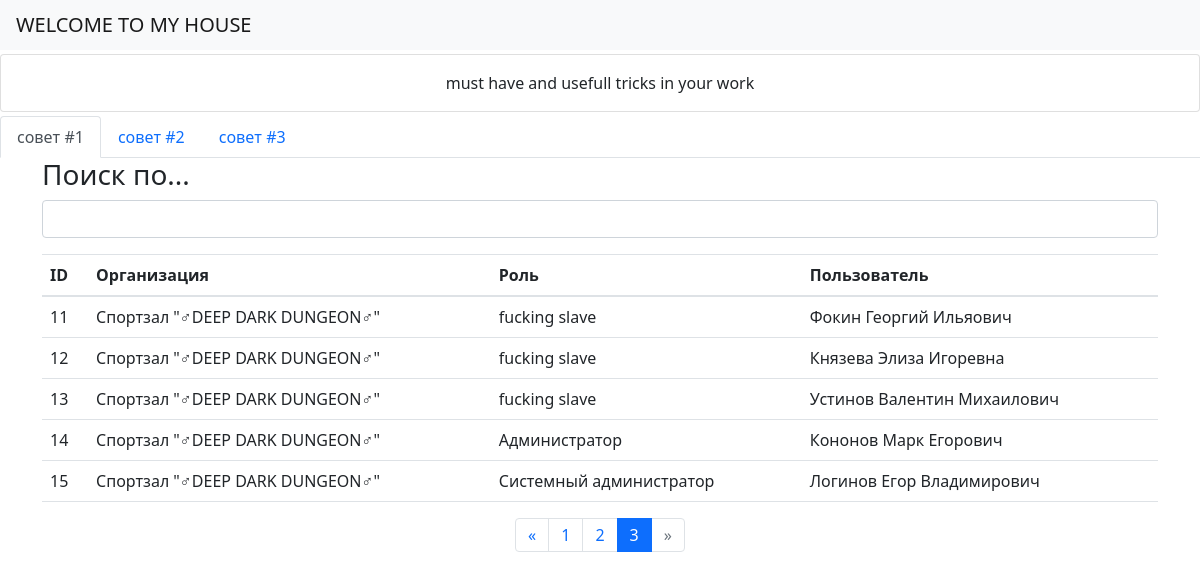
Page /advice_zone/?page=3 on the committed database.
### webmain/models.py (models this page shows)
class AdviceMode(models.Model):
    class Meta:
        ordering = ['id', ]
        verbose_name = 'Совет'
        verbose_name_plural = 'Совет'
    name = models.CharField('Название', max_length=100, null=True, blank=True)
    def __str__(self):
        return self.name

class TicketMode(models.Model):
    class Meta:
        ordering = ['id', ]
        verbose_name = 'Подсказка'
        verbose_name_plural = 'Подсказка'
    name = models.CharField('Название', max_length=100, null=True, blank=True)
    navzone = models.CharField('Содержание', max_length=10, null=True, blank=True)
    def __str__(self):
        return self.navzone

### webcontainer/models.py (models this page shows, shortened)
class ConnectionTableMode(models.Model):
    class Meta:
        ordering = ['id', ]
        verbose_name = 'Организация-Роль-Пользователь'
        verbose_name_plural = 'Организация-Роль-Пользователь'
    organizations = models.ForeignKey(OrganizationTableMode, verbose_name='Организация', on_delete=models.CASCADE,
                                      null=True, blank=True)
    roles = models.ForeignKey(RoleTableMode, verbose_name='Роль', on_delete=models.CASCADE, null=True, blank=True)
    users = models.ForeignKey(UserTableMode, verbose_name='Пользователь', on_delete=models.CASCADE, null=True,
                              blank=True)

class OrganizationTableMode(models.Model):
    class Meta:
        ordering = ['id', ]
        verbose_name = 'Организация'
        verbose_name_plural = 'Организация'
    name = models.CharField('Название организации', max_length=100, null=False, blank=False)
    def __str__(self):
        return self.name

class RoleTableMode(models.Model):
    class Meta:
        ordering = ['id', ]
        verbose_name = 'Роль'
        verbose_name_plural = 'Роль'
    name = models.CharField('Название роли', max_length=100, null=False, blank=False)
    def __str__(self):
        return self.name

class UserTableMode(models.Model):
    class Meta:
        ordering = ['id', ]
        verbose_name = 'Пользователь'
        verbose_name_plural = 'Пользователь'
    firstname = models.CharField('Фамилия', max_length=25, null=False, blank=False)
    mainname = models.CharField('Имя', max_length=20, null=False, blank=False)
    lastname = models.CharField('Отчество', max_length=25, null=True, blank=True)
    def __str__(self):
        return self.firstname + ' ' + self.mainname + ' ' + self.lastname

### webmain/views.py (the view)
# urls.py: path('advice_zone/', advice_home, name='advice_home'),
def advice_home(request):
    mainticket = TicketMode.objects.filter(id=1)
    secondaryticket = TicketMode.objects.filter(~Q(id=1))
    sett_search = {}
    datalist = ConnectionTableMode.objects.filter()
    if request.GET.get('search_name'):
        sett_search['search_name'] = request.GET.get('search_name')
        datalist = datalist.filter(Q(organizations__name__icontains=request.GET.get('search_name')) |
                                   Q(roles__name__icontains=request.GET.get('search_name')) |
                                   Q(users__firstname__icontains=request.GET.get('search_name')))
    else:
        datalist = datalist[0:50]
    page = request.GET.get('page', 1)
    paginator = Paginator(datalist, 5)
    try:
        datausers = paginator.page(page)
    except PageNotAnInteger:
        datausers = paginator.page(1)
    except EmptyPage:
        datausers = paginator.page(paginator.num_pages)
    return render(request, 'webmain/securitycontainPR/htmladvice.html',
                  {'mainticket': mainticket, 'secondaryticket': secondaryticket, 'advicelist': advicelist,
                   'datausers': datausers, 'sett_search': sett_search, })

### webmain/templates/webmain/securitycontainPR/htmladvice.html
{% extends 'home.html' %}
{% block content %}
    <div class="card mt-1 mb-1">
        {% if advicelist %}
            <div class="card-body text-center">{{ advicelist.1 }}</div>
        {% endif %}
    </div>
    <nav>
        <div class="nav nav-tabs" id="nav-tab" role="tablist">
            {% for i in mainticket %}
                <a class="nav-link active" id="{{ i.navzone }}-tab" data-toggle="tab" href="#{{ i.navzone }}" role="tab"
                   aria-controls="{{ i.navzone }}" aria-selected="true">{{ i.name }}</a>
            {% endfor %}
            {% for i in secondaryticket %}
                <a class="nav-link" id="{{ i.navzone }}-tab" data-toggle="tab" href="#{{ i.navzone }}" role="tab"
                   aria-controls="{{ i.navzone }}" aria-selected="false">{{ i.name }}</a>
            {% endfor %}
        </div>
    </nav>
    <div class="tab-content" id="nav-tabContent">
        {% include 'webmain/content/htmlnavcontent.html' %}
    </div>
{% endblock %}

### webmain/templates/webmain/content/htmlnavcontent.html (shortened to what this page needs)
{% for i in mainticket %}
    <div class="tab-pane fade show active" id="{{ i.navzone }}" role="tabpanel"
         aria-labelledby="{{ i.navzone }}-tab">{% include 'webmain/securitycontainPR/containerADV/htmltable.html' %}
    </div>
{% endfor %}

### webmain/templates/webmain/securitycontainPR/containerADV/htmltable.html (shortened to what this page needs)
{% block content %}
    <form action="" class="container">
        <h3>Поиск по...</h3>
        <div class="mb-3">
            <input value="{{ sett_search.search_name }}" name="search_name" class="form-control" type="text">
        </div>
        <table class="table table-hover">
            <thead>
            <tr>
                <th scope="col">ID</th>
                <th scope="col">Организация</th>
                <th scope="col">Роль</th>
                <th scope="col">Пользователь</th>
            </tr>
            </thead>
            <tbody>
            {% for i in datausers %}
                <tr>
                    <td>{{ i.id }}</td>
                    <td>{{ i.organizations }}</td>
                    <td>{{ i.roles }}</td>
                    <td>{{ i.users }}</td>
                </tr>
            {% endfor %}
            </tbody>
        </table>
        {% if datausers.has_other_pages %}
            <ul class="pagination justify-content-center">
                {% if datausers.has_previous %}
                    <li class="page-item"><a class="page-link"
                                             href="?page={{ datausers.previous_page_number }}">&laquo;</a>
                    </li>
                {% else %}
                    <li class="disabled page-item"><span class="page-link">&laquo;</span></li>
                {% endif %}
                {% for i in datausers.paginator.page_range %}
                    {% if datausers.number == i %}
                        <li class="active page-item"><span class="page-link">{{ i }} </span>
                        </li>
                    {% else %}
                        <li class="page-item"><a class="page-link" href="?page={{ i }}">{{ i }}</a></li>
                    {% endif %}
                {% endfor %}
                {% if datausers.has_next %}
                    <li class="page-item"><a class="page-link" href="?page={{ datausers.next_page_number }}">&raquo;</a>
                    </li>
                {% else %}
                    <li class="disabled page-item"><span class="page-link">&raquo;</span></li>
                {% endif %}
            </ul>
        {% endif %}
    </form>
{% endblock %}

### rows in the picture
AdviceMode: name "must have and usefull tricks in your work"
TicketMode: name "совет #1", page_range "1" "2", page_range "3"
TicketMode: name "совет #2"
TicketMode: name "совет #3"
ConnectionTableMode: id "11", organizations "Спортзал \"♂DEEP DARK DUNGEON♂\"", roles "fucking slave", users "Фокин Георгий Ильяович"
ConnectionTableMode: id "12", organizations "Спортзал \"♂DEEP DARK DUNGEON♂\"", roles "fucking slave", users "Князева Элиза Игоревна"
ConnectionTableMode: id "13", organizations "Спортзал \"♂DEEP DARK DUNGEON♂\"", roles "fucking slave", users "Устинов Валентин Михаилович"
ConnectionTableMode: id "14", organizations "Спортзал \"♂DEEP DARK DUNGEON♂\"", roles "Администратор", users "Кононов Марк Егорович"
ConnectionTableMode: id "15", organizations "Спортзал \"♂DEEP DARK DUNGEON♂\"", roles "Системный администратор", users "Логинов Егор Владимирович"
